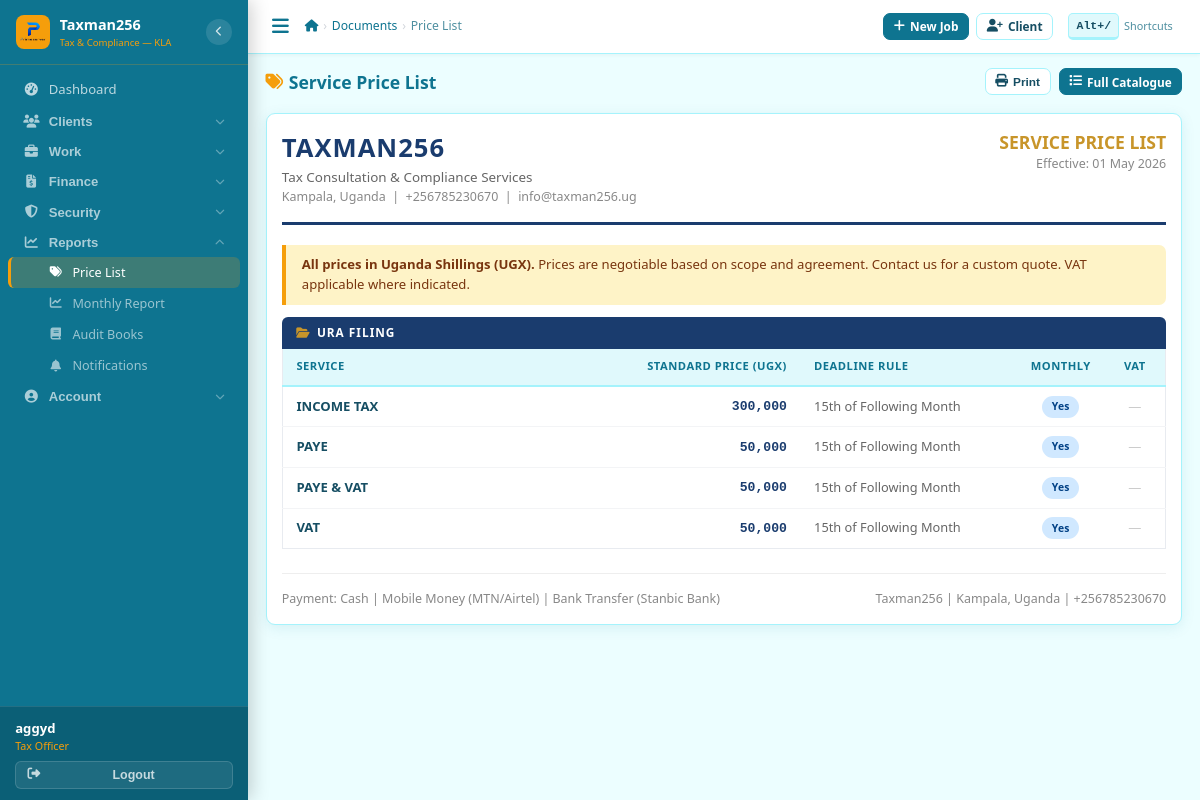
/documents/price-list/ (signed in), run on the app's committed database.
### core/models.py (models this page shows, shortened)
class User(AbstractUser):
    ROLE_CHOICES = [
        ('receptionist', 'Receptionist'),
        ('tax_officer',  'Tax Officer'),
        ('senior_officer','Senior Officer'),
        ('manager',      'Manager'),
        ('admin',        'Admin'),
    ]
    THEME_CHOICES = [
        ('ocean',    'Ocean Teal'),
    ]
    role              = models.CharField(max_length=20, choices=ROLE_CHOICES, default='tax_officer')
    phone_whatsapp    = models.CharField(max_length=20, blank=True,
                                         help_text='WhatsApp number used for sending reminders (e.g. +256785230670)')
    email_notify      = models.EmailField(blank=True,
                                          help_text='Email used for sending communications (e.g. taxissues.go@gmail.com)')
    is_active_staff   = models.BooleanField(default=True)
    date_joined_firm  = models.DateField(null=True, blank=True)
    receive_debt_alerts = models.BooleanField(default=True,
                                               help_text='Receive Saturday/Monday debt reports')
    receive_task_reminders = models.BooleanField(default=True,
                                                  help_text='Receive reminders for incomplete tasks')
    ui_theme          = models.CharField(max_length=20, choices=THEME_CHOICES, default='ocean')

### services/models.py (models this page shows, shortened)
class ServiceType(models.Model):
    CATEGORY = [
        ('ura_filing','URA Filing'),('nssf','NSSF'),('ursb','URSB'),
        ('ura_advisory','URA Advisory'),('immigration','Immigration'),
        ('customs','Customs'),('advisory','Advisory'),('miscellaneous','Miscellaneous'),
    ]
    DEADLINE_TYPE = [
        ('monthly_15','15th of Following Month'),
        ('annual_dec31','Annual — 31 December'),
        ('annual_jun30','Annual — 30 June'),
        ('annual_ursb','URSB Annual (12 months from incorporation)'),
        ('none','No Fixed Deadline'),
    ]
    name = models.CharField(max_length=200)
    category = models.CharField(max_length=30, choices=CATEGORY)
    default_price = models.DecimalField(max_digits=12, decimal_places=2, default=0)
    deadline_type = models.CharField(max_length=20, choices=DEADLINE_TYPE, default='none')
    is_recurring = models.BooleanField(default=False)
    vat_applicable = models.BooleanField(default=False)
    description = models.TextField(blank=True)
    is_active = models.BooleanField(default=True)

### documents/views.py (the view)
# urls.py: path('price-list/', views.price_list, name='price_list'),
@login_required
def price_list(request):
    services = ServiceType.objects.filter(is_active=True).order_by('category','name')
    by_category = {}
    for s in services:
        cat = s.get_category_display()
        by_category.setdefault(cat, []).append(s)
    return render(request, 'documents/price_list.html', {
        'services': services,
        'by_category': by_category,
        'today': timezone.now().date(),
    })

### templates/documents/price_list.html (shortened to what this page needs)
{% extends 'base.html' %}
{% block nav_price %}active{% endblock %}
{% block breadcrumbs %}<li><a href="{% url 'documents:home' %}">Documents</a></li><li class="active">Price List</li>{% endblock %}
{% block content %}
<div class="page-header">
  <h4 class="page-title"><i class="fas fa-tags"></i>Service Price List</h4>
  <div class="d-flex gap-2 no-print">
    <button onclick="window.print()" class="btn btn-outline btn-sm"><i class="fas fa-print"></i>Print</button>
    <a href="{% url 'services:catalogue' %}" class="btn btn-primary btn-sm"><i class="fas fa-list"></i>Full Catalogue</a>
  </div>
</div>
<div class="card-box">
  <div class="card-body">
    <div style="display:flex;justify-content:space-between;align-items:flex-start;border-bottom:3px solid #1A3C6E;padding-bottom:1rem;margin-bottom:1.2rem">
      <div>
        <div style="font-size:1.6rem;font-weight:900;color:#1A3C6E;letter-spacing:1px">TAXMAN256</div>
        <div style="color:#666;font-size:.84rem">Tax Consultation &amp; Compliance Services</div>
        <div style="color:#888;font-size:.78rem">Kampala, Uganda &nbsp;|&nbsp; +256785230670 &nbsp;|&nbsp; info@taxman256.ug</div>
      </div>
      <div style="text-align:right">
        <div style="font-size:1.1rem;font-weight:800;color:#C8952A">SERVICE PRICE LIST</div>
        <div style="color:#888;font-size:.78rem">Effective: {{ today|date:"d F Y" }}</div>
      </div>
    </div>
    <div class="alert-note mb-3">
      <strong>All prices in Uganda Shillings (UGX).</strong>
      Prices are negotiable based on scope and agreement. Contact us for a custom quote. VAT applicable where indicated.
    </div>
    {% for cat_name, cat_services in by_category.items %}
    <div style="margin-bottom:1.5rem">
      <div style="background:#1A3C6E;color:#fff;padding:.45rem .9rem;border-radius:6px 6px 0 0;font-size:.74rem;font-weight:800;text-transform:uppercase;letter-spacing:1px">
        <i class="fas fa-folder-open" style="margin-right:.4rem;color:#C8952A"></i>{{ cat_name }}
      </div>
      <div class="tbl-wrap">
        <table class="tbl" style="border:1px solid #e8ebf0;border-top:none">
          <thead>
            <tr>
              <th style="width:40%">Service</th>
              <th style="width:20%;text-align:right">Standard Price (UGX)</th>
              <th style="width:25%">Deadline Rule</th>
              <th style="width:8%;text-align:center">Monthly</th>
              <th style="width:7%;text-align:center">VAT</th>
            </tr>
          </thead>
          <tbody>
            {% for s in cat_services %}
            <tr>
              <td>
                <div class="fw-600">{{ s.name }}</div>
              </td>
              <td style="text-align:right">
                {% if s.default_price > 0 %}
                  <span class="ugx" style="color:#1A3C6E">{{ s.default_price|floatformat:0|intcomma }}</span>
                {% else %}
                  <em style="color:#aaa;font-size:.8rem">Negotiable</em>
                {% endif %}
              </td>
              <td><span style="color:#666;font-size:.8rem">{{ s.get_deadline_type_display }}</span></td>
              <td style="text-align:center">
                {% if s.is_recurring %}<span class="badge badge-open" style="font-size:.65rem">Yes</span>{% else %}<span style="color:#ccc">—</span>{% endif %}
              </td>
              <td style="text-align:center">
                {% if s.vat_applicable %}<span class="badge badge-in_progress" style="font-size:.65rem">+18%</span>{% else %}<span style="color:#ccc">—</span>{% endif %}
              </td>
            </tr>
            {% endfor %}
          </tbody>
        </table>
      </div>
    </div>
    {% empty %}
    <div class="empty-state"><i class="fas fa-tags"></i><p>No services found. Run <code>python manage.py setup_taxman256</code></p></div>
    {% endfor %}
    <div style="margin-top:1.5rem;padding-top:1rem;border-top:1px solid #eee;display:flex;justify-content:space-between;font-size:.78rem;color:#888">
      <div>Payment: Cash | Mobile Money (MTN/Airtel) | Bank Transfer (Stanbic Bank)</div>
      <div>Taxman256 | Kampala, Uganda | +256785230670</div>
    </div>
  </div>
</div>
{% endblock %}

### templates/base.html (shortened to what this page needs)
{% load static %}<!DOCTYPE html>
<html lang="en">
<head>
<link rel="stylesheet" href="https://cdnjs.cloudflare.com/ajax/libs/font-awesome/6.5.0/css/all.min.css">
<link rel="stylesheet" href="https://cdnjs.cloudflare.com/ajax/libs/select2/4.1.0-rc.0/css/select2.min.css">
<link rel="stylesheet" href="https://cdn.jsdelivr.net/npm/select2-bootstrap-5-theme@1.3.0/dist/select2-bootstrap-5-theme.min.css">
<link rel="stylesheet" href="https://cdnjs.cloudflare.com/ajax/libs/flatpickr/4.6.13/flatpickr.min.css">
<link rel="stylesheet" href="{% static 'css/app.css' %}?v=5">
</head>
<body data-theme="ocean">
{% if user.is_authenticated %}
<nav class="sidebar" id="sidebar">
  <div class="sb-brand">
    <div class="sb-icon"><img src="{% static 'icons/primeserver.png' %}" alt="Logo" style="width:100%;height:100%;object-fit:contain"></div>
    <div class="sb-brand-text">
      <div class="sb-brand-name">Taxman256</div>
      <div class="sb-brand-sub">Tax &amp; Compliance — KLA</div>
    </div>
    <button type="button" class="sb-toggle" id="sidebarToggle" title="Toggle sidebar">
      <i class="fas fa-chevron-left" id="sidebarToggleIcon"></i>
    </button>
  </div>
  <div class="sb-scroll">
    <a href="{% url 'dashboard:index' %}" class="sb-link {% block nav_dash %}{% endblock %}" title="Dashboard">
      <i class="fas fa-tachometer-alt"></i>
      <span class="sb-lbl">Dashboard</span>
    </a>
    <div class="sb-group" id="grp-clients">
      <button type="button" class="sb-group-hd" data-grp="grp-clients" data-href="{% url 'clients:list' %}" title="Clients">
        <i class="fas fa-users"></i>
        <span class="sb-lbl">Clients</span>
        <i class="fas fa-chevron-down sb-arrow"></i>
      </button>
    </div>
    <div class="sb-group" id="grp-work">
      <button type="button" class="sb-group-hd" data-grp="grp-work" data-href="{% url 'services:list' %}" title="Work">
        <i class="fas fa-briefcase"></i>
        <span class="sb-lbl">Work</span>
        <i class="fas fa-chevron-down sb-arrow"></i>
      </button>
    </div>
    <div class="sb-group" id="grp-finance">
      <button type="button" class="sb-group-hd" data-grp="grp-finance" data-href="{% url 'billing:list' %}" title="Finance">
        <i class="fas fa-file-invoice-dollar"></i>
        <span class="sb-lbl">Finance</span>
        <i class="fas fa-chevron-down sb-arrow"></i>
      </button>
    </div>
    <div class="sb-group" id="grp-security">
      <button type="button" class="sb-group-hd" data-grp="grp-security" data-href="{% url 'credentials:list' %}" title="Security">
        <i class="fas fa-shield-alt"></i>
        <span class="sb-lbl">Security</span>
        <i class="fas fa-chevron-down sb-arrow"></i>
      </button>
    </div>
    <div class="sb-group" id="grp-reports">
      <button type="button" class="sb-group-hd" data-grp="grp-reports" data-href="{% url 'documents:price_list' %}" title="Reports">
        <i class="fas fa-chart-line"></i>
        <span class="sb-lbl">Reports</span>
        <i class="fas fa-chevron-down sb-arrow"></i>
      </button>
      <div class="sb-sub" id="sub-reports">
        <a href="{% url 'documents:price_list' %}"     class="sb-link {% block nav_price %}{% endblock %}" title="Price List"><i class="fas fa-tags"></i><span class="sb-lbl">Price List</span></a>
        <a href="{% url 'documents:monthly_report' %}" class="sb-link" title="Monthly Report"><i class="fas fa-chart-line"></i><span class="sb-lbl">Monthly Report</span></a>
        <a href="{% url 'documents:audit_books' %}"    class="sb-link" title="Audit Books"><i class="fas fa-book"></i><span class="sb-lbl">Audit Books</span></a>
        <a href="{% url 'notifications:list' %}"       class="sb-link {% block nav_notif %}{% endblock %}" title="Notifications"><i class="fas fa-bell"></i><span class="sb-lbl">Notifications</span></a>
      </div>
    </div>
    <div class="sb-group" id="grp-account">
      <button type="button" class="sb-group-hd" data-grp="grp-account" data-href="{% url 'core:settings' %}" title="Account">
        <i class="fas fa-user-circle"></i>
        <span class="sb-lbl">Account</span>
        <i class="fas fa-chevron-down sb-arrow"></i>
      </button>
    </div>
  </div>
  <div class="sb-footer">
    <div class="sb-user-info">
      <div class="sb-uname">{{ user.get_full_name|default:user.username }}</div>
      <div class="sb-urole">{{ user.get_role_display }}{% if user.phone_whatsapp %} · {{ user.phone_whatsapp }}{% endif %}</div>
    </div>
    <form method="post" action="{% url 'logout' %}" style="margin:0">{% csrf_token %}
      <button type="submit" class="sb-logout-btn">
        <i class="fas fa-sign-out-alt"></i><span class="sb-lbl"> Logout</span>
      </button>
    </form>
  </div>
</nav>
<div class="main">
  <div class="topbar">
    <div class="topbar-l">
      <button class="hamburger" id="hamburger" aria-label="Menu"><i class="fas fa-bars"></i></button>
      <nav aria-label="breadcrumb"><ol class="bc">
        <li><a href="{% url 'dashboard:index' %}"><i class="fas fa-home"></i></a></li>
        {% block breadcrumbs %}{% endblock %}
      </ol></nav>
    </div>
    <div class="topbar-r">
      <a href="{% url 'services:create' %}" class="btn btn-primary btn-sm"><i class="fas fa-plus"></i> New Job</a>
      <a href="{% url 'clients:create' %}"  class="btn btn-outline btn-sm d-xs-none"><i class="fas fa-user-plus"></i> Client</a>
      <span class="kb-hint d-xs-none" onclick="window.txShowShortcuts&&window.txShowShortcuts()" title="Keyboard shortcuts">
        <kbd>Alt+/</kbd> Shortcuts
      </span>
    </div>
  </div>
  <div class="page-body">{% block content %}{% endblock %}</div>
</div>
{% else %}{% block auth_content %}{% endblock %}{% endif %}
</body>
</html>

### data on the page
User: get_full_name "aggyd", role "Tax Officer", last_login "01 May 2026"
ServiceType: cat_name "URA FILING", name "INCOME TAX", default_price "300,000", deadline_type "15th of Following Month", is_recurring "Yes"
ServiceType: name "PAYE", default_price "50,000", deadline_type "15th of Following Month", is_recurring "Yes"
ServiceType: name "PAYE & VAT", default_price "50,000", deadline_type "15th of Following Month", is_recurring "Yes"
ServiceType: name "VAT", default_price "50,000", deadline_type "15th of Following Month", is_recurring "Yes"
